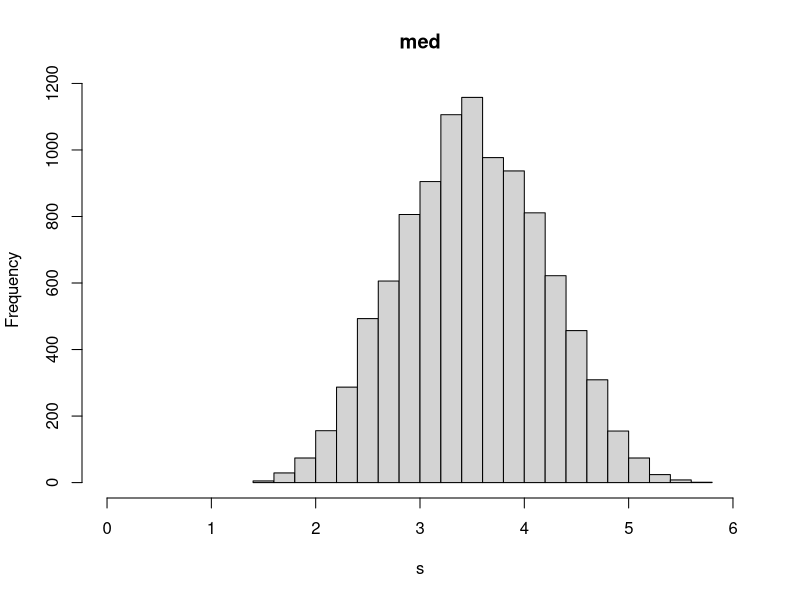

This chart was generated by the following R code:
#Ein Schätzer (a.k.a. Statistik) ist eine Funktion der Stichprobe
mw = function(x){ 
  return (mean(x))
}

mw_2 = function(x){ 
  return (0.5*(x[1] + x[2]))
}

med = function(x){ 
  return (median(x))
}

s = rep(NA, 10000)
wid = 10
for (i in 1:length(s)){
  x = runif(wid, 1, 6) #Erzeugung der Stichprobe, aus einer Verteilung
  #Frage was ist EW
  s[i] = med(x) 
}
hist(s, 30, xlim = c(0,6), main='med')
mean(s)
var(s)
